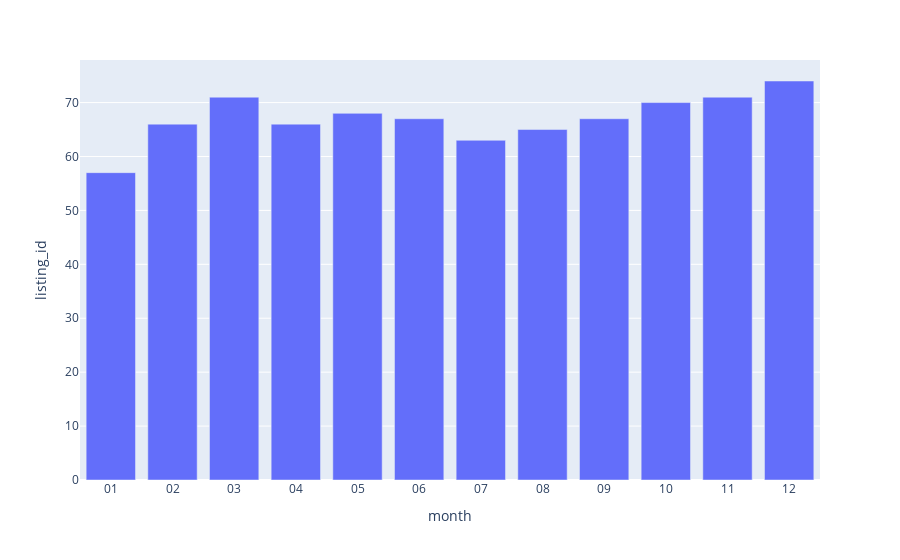

Notebook source saved alongside this figure:
### Markdown cell above
## In the end of year, the availabity grow.

### Code cell
#get the mean of each month 
month_available_houses = (round(available_houses.groupby('month').listing_id.mean(),0)).to_frame().reset_index()

#plot value by month

fig = px.bar(month_available_houses, x='month', y='listing_id')
fig.show()

### Figure 1 — Plotly figure (JSON) as saved in the notebook; plotly's stock layout.template omitted (floating-point values rounded to 4 significant figures)
{"data": [{"alignmentgroup": "True", "hovertemplate": "month=%{x}<br>listing_id=%{y}<extra></extra>", "legendgroup": "", "marker": {"color": "#636efa"}, "name": "", "offsetgroup": "", "orientation": "v", "showlegend": false, "textposition": "auto", "type": "bar", "x": ["01", "02", "03", "04", "05", "06", "07", "08", "09", "10", "11", "12"], "xaxis": "x", "y": [57, 66, 71, 66, 68, 67, 63, 65, 67, 70, 71, 74], "yaxis": "y"}], "layout": {"barmode": "relative", "legend": {"tracegroupgap": 0}, "margin": {"t": 60}, "xaxis": {"anchor": "y", "domain": [0, 1], "title": {"text": "month"}}, "yaxis": {"anchor": "x", "domain": [0, 1], "title": {"text": "listing_id"}}}}
